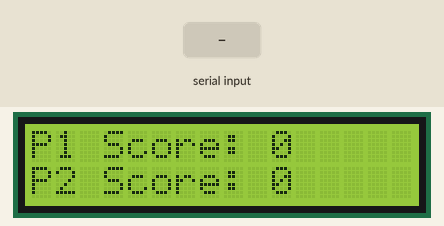
The sketch below on a simulated Arduino Uno, built with avr-gcc and run on an emulated ATmega328P. On the bench: 16×2 character LCD. Inputs (shaded band) come from the test bench. What the sketch prints to the serial monitor is not drawn.

Above: at 1.2 s.
1.3 s: "1" received over Serial
At 2.8 s:
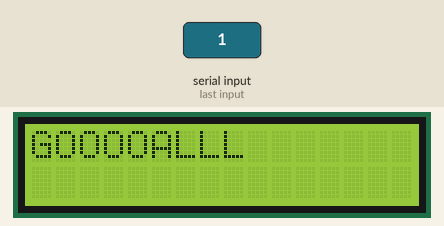
4.3 s: "2" received over Serial
At 7.0 s:
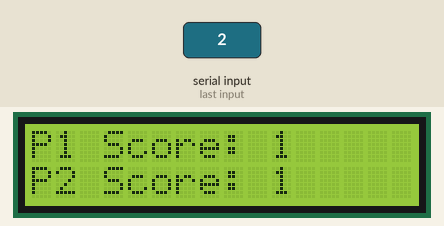
7.3 s: "0" received over Serial
At 8.9 s:
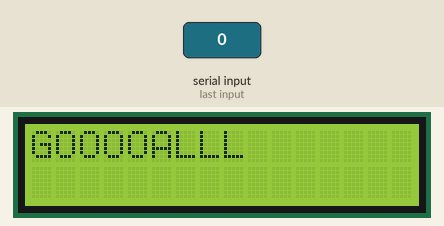
Timing chart, 0 to 10.4 s (numbered marks = the images above; inputs shaded):
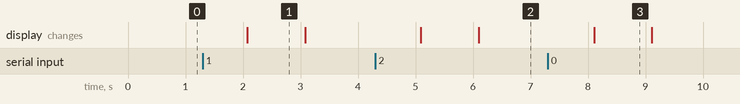

The sketch:

slave2.ino
```cpp
// library needed to use the lcd
#include <LiquidCrystal.h>

// initialize the library by associating any needed LCD interface pin
// with the arduino pin number it is connected to
const int rs = 12, en = 11, d4 = 5, d5 = 4, d6 = 3, d7 = 2;
LiquidCrystal lcd(rs, en, d4, d5, d6, d7);

// counters which will be used to indicate the score for each player
int counter = 0;
int counter2 = 0;

void setup()
{
  // initiate the baud rate to the same one set
  // by the master so that communication is
  // possible
  Serial.begin(9600);

  // initiate lcd
  lcd.begin(16, 2);
}


void loop()
{
  // reset the characters displayed on the lcd
  lcd.clear();

  // if master sent information to this slave
  // then execute this code
  if(Serial.available())
  {
    // check the value that was sent by the master and print it
    // to the serial monitor for debugging purposes
    int s = Serial.read();
    Serial.println(s);

    // show that a goal was made
    lcd.print("GOOOOALLL");

    // if the value is 49 then player 1 made a goal
    // else if value is 50 then player 2 made a goal
    // increment counters based on who made the goal
    if(s == 49)
    {
      counter++;
    }
    else if(s == 50)
    {
      counter2++;
    }

    //delay so players can see a goal was made
    delay(1000);
  }
  else
  {
    // if no goals were made then keep displaying goal scores
    // for both player one and player 2
    lcd.print("P1 Score: ");
    lcd.print(counter);

    lcd.setCursor(0,1);
    lcd.print("P2 Score: ");
    lcd.print(counter2);

    // delay to show player scores
    delay(1000);
  }
}
```

Measured:
- after the input at 1.3 s, the display: changes after 0.78 s (image 1)
- after the input at 4.3 s, the display: first changes after 0.79 s (image 2 shows a later state)
- after the input at 7.3 s, the display: changes after 0.81 s (image 3)
- what the display in image 1 shows lasts 1.0 s, from 2.1 s to 3.1 s
